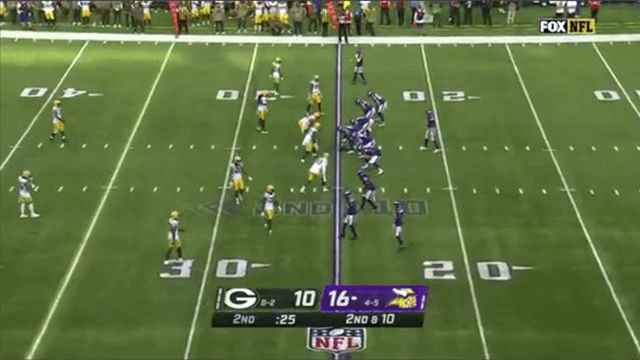
#> input picture test_images/4.png, 640 x 360 px
$ jupyter execute homography.ipynb
#> lines starting #> are read from the running program, lines starting #| are printed output that depends on the picture
Philippe Joly
2024-07-14

# Football Field Homography

This notebook implements a translation from a camera shot of a football field to a bird's view homography mapping. This is done by taking various landmarks identified on the field and by interpolationg their position on the map using known field dimensions.

## Loading Image and Features

[cell 1]
import matplotlib.pyplot as plt
import numpy as np
from PIL import Image, ImageDraw
from collections import defaultdict

[cell 2]
test_imgs = [
    "./test_images/1.jpg",
    "./test_images/2.jpg",
    "./test_images/3.png",
    "./test_images/4.png",
    "./test_images/5.png"
]

[cell 3]
img_og = Image.open(test_imgs[3])
#> img_og is the input picture: PIL image 640x360 RGB; mean R, G, B 96.1, 115.3, 67.7
img = img_og.convert('L')
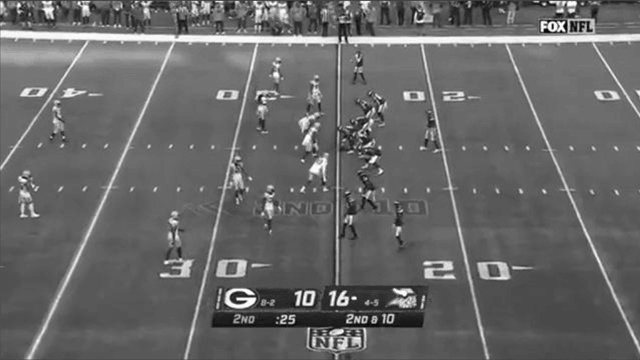
#> img: PIL image 640x360 L; min 10, max 252, mean 104.2
plt.imshow(img)

[cell 4]
# pass img through trained model to detect field features
# lines, hashmarks, and yalrd line numbers

# lbls = model(img)

# constructed example
lbls = {
    "boxes": [
        {
            "label": "hash",
            "x": 443,
            "y": 149.5,
            "width": 18,
            "height": 7
        },
        {
            "label": "hash",
            "x": 337.5,
            "y": 187,
            "width": 17,
            "height": 8
        },
        {
            "label": "hash",
            "x": 567,
            "y": 189.5,
            "width": 18,
            "height": 9
        },
        {
            "label": "hash",
            "x": 233,
            "y": 147.5,
            "width": 16,
            "height": 9
        },
        {
            "label": "edge",
            "x": 592.5,
            "y": 40.5,
            "width": 23,
            "height": 11
        },
        {
            "label": "hash",
            "x": 549.5,
            "y": 149.5,
            "width": 17,
            "height": 7
        },
        {
            "label": "hash",
            "x": 224,
            "y": 187.5,
            "width": 16,
            "height": 9
        },
        {
            "label": "hash",
            "x": 16,
            "y": 146,
            "width": 18,
            "height": 6
        },
        {
            "label": "hash",
            "x": 126,
            "y": 146.5,
            "width": 18,
            "height": 7
        },
        {
            "label": "edge",
            "x": 174,
            "y": 40,
            "width": 22,
            "height": 12
        },
        {
            "label": "hash",
            "x": 450,
            "y": 188.5,
            "width": 18,
            "height": 7
        },
        {
            "label": "hash",
            "x": 109,
            "y": 187,
            "width": 18,
            "height": 8
        },
        {
            "label": "edge",
            "x": 257.5,
            "y": 42,
            "width": 19,
            "height": 12
        },
        {
            "label": "edge",
            "x": 421,
            "y": 42.5,
            "width": 18,
            "height": 13
        },
        {
            "label": "edge",
            "x": 505,
            "y": 41.5,
            "width": 22,
            "height": 13
        },
        {
            "label": "edge",
            "x": 87.5,
            "y": 38.5,
            "width": 21,
            "height": 13
        },
        {
            "label": "edge",
            "x": 339,
            "y": 42.5,
            "width": 20,
            "height": 13
        },
        {
            "label": "30",
            "x": 205,
            "y": 268.5,
            "width": 92,
            "height": 25
        },
        {
            "label": "20",
            "x": 466.5,
            "y": 269.5,
            "width": 91,
            "height": 23
        }
    ],
    "height": 360,
    "key": "packers_v_vikings6_0.jpg",
    "width": 640
}

new_boxes = {}
for i, bbox in enumerate(lbls["boxes"]):
    new_boxes[i] = bbox

lbls["boxes"] = new_boxes

[cell 5]
def draw_lbls(img, lbls):
    draw = ImageDraw.Draw(img)

    for id, lbl in lbls["boxes"].items():
        left = int((lbl["x"] - lbl["width"]/2))
        top = int((lbl["y"] - lbl["height"]/2))
        right = int((lbl["x"] + lbl["width"]/2))
        bottom = int((lbl["y"] + lbl["height"]/2))
        draw.rectangle([left, top, right, bottom], outline="red", width=2)
        draw.text((left, bottom+10), str(lbl["label"]), fill="red")

    plt.figure(figsize=(10, 10))
    plt.imshow(img)
    plt.axis('off')
    plt.show()
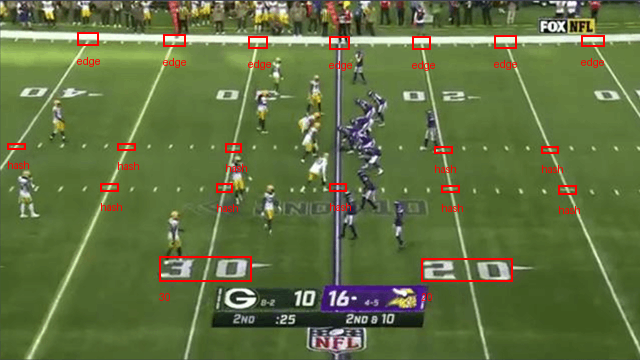
#> shown: shape (360, 640, 3); mean R, G, B 98.4, 113.1, 66.3

[cell 6]
draw_lbls(img_og, lbls)

## Hash Lines and Side Lines Detection

[cell 7]
def get_all_lines(lbls, tresh=0):
#> called with tresh = 0
    lines = []

    for a in range(len(lbls)-1):
        i = list(lbls.keys())[a]
        for b in range(a+1, len(lbls)):
            j = list(lbls.keys())[b]
            # determine the points to use on the bbox to create a max line and min line between 2 lines

            # if 1x<2x and 1y<2y -> (BL TR) (BL TR)
            # if 1x<2x and 1y>2y -> (BR TL) (BR TL)
            # if 1x>2x and 1y<2y -> (BR TL) (BR TL)
            # if 1x>2x and 1y>2y -> (BL TR) (BL TR)

            b1 = np.array([lbls[i]["x"], lbls[i]["y"]])
            t1 = np.array([lbls[i]["x"], lbls[i]["y"]])
            w1 = lbls[i]["width"]/2
            h1 = lbls[i]["height"]/2

            b2 = np.array([lbls[j]["x"], lbls[j]["y"]])
            t2 = np.array([lbls[j]["x"], lbls[j]["y"]])
            w2 = lbls[j]["width"]/2
            h2 = lbls[j]["height"]/2

            line = {
                "points": set([i, j]),
                "count": 2
            }

            x_fac = 1 if b1[0] < b2[0] else -1
            y_fac = 1 if b1[0] < b2[0] else -1

            b1[0] -= w1*x_fac*y_fac
            t1[0] += w1*x_fac*y_fac
            b2[0] -= w2*x_fac*y_fac
            t2[0] += w2*x_fac*y_fac

            b1[1] += h1
            t1[1] -= h1
            b2[1] += h2
            t2[1] -= h2

            slope_top = (t2-t1)[1]/(t2-t1)[0]
            slope_bottom = (b2-b1)[1]/(b2-b1)[0]

            line["bottom"] = {
                "point": b1,
                "slope": slope_bottom
            }
            line["top"] = {
                "point": t1,
                "slope": slope_top
            }

            for c in range(len(lbls)):
                k = list(lbls.keys())[c]
                if k != i and k != j:
                    x = lbls[k]["x"]
                    y = lbls[k]["y"]

                    top_pred = slope_top*(x-t1[0])+t1[1]
                    bottom_pred = slope_bottom*(x-b1[0])+b1[1]

                    if y <= bottom_pred + tresh and y >= top_pred - tresh:
                        line["points"].add(k)
                        line["count"] += 1

                        if line["count"] == len(lbls):
                            return [line]

            lines.append(line)

    return lines

[cell 8]
def get_best_combo(lines_sorted, counts, count_index, total_count, max_count, best_combo):
    count_1 = counts[count_index]

    if count_1*2 <= max_count or count_1 == 2:
        return best_combo

    if count_1 == total_count:
        return [lines_sorted[count_1][0], None]

    if best_combo is None:
        best_combo = [lines_sorted[count_1][0], None]
        max_count = count_1

    start_index = next(i for i, x in enumerate(counts[count_index:]) if x+count_1 <= total_count)
    if start_index is None:
        return best_combo

    for line_1 in lines_sorted[count_1]:
        for i in range(start_index, len(counts)):
            for line in lines_sorted[counts[i]]:
                if line["count"] + count_1 > max_count and line["points"].isdisjoint(line_1["points"]):
                    best_combo = [line_1, line]
                    max_count = line["count"]+ count_1

                    if max_count == total_count:
                        return best_combo

    if count_index+1 >= len(counts):
        return best_combo

    return get_best_combo(lines_sorted, counts, count_index+1, total_count, max_count, best_combo)

[cell 9]
def get_best_lines(lbls, tresh=0):
    lines = get_all_lines(lbls, tresh)
    lines_sorted = defaultdict(list)

    for line in lines:
        lines_sorted[line["count"]].append(line)

    counts = list(lines_sorted.keys())
    counts.sort(reverse=True)

    total_count = len(lbls)

    return get_best_combo(lines_sorted, counts, 0, total_count, 0, None)

[cell 10]
edge = {id: lbl for id, lbl in lbls["boxes"].items() if lbl["label"] == "edge"}

best_sides = get_best_lines(edge, tresh=0)

print(best_sides[0]["count"], best_sides[0][ "points"])
if best_sides[1] is not None:
    print(best_sides[1]["count"], best_sides[1][ "points"])
else:
    print(best_sides[1])

[cell 11]
hash = {id: lbl for id, lbl in lbls["boxes"].items() if lbl["label"] == "hash"}

best_hash = get_best_lines(hash, tresh=0)

print(best_hash[0]["count"], best_hash[0][ "points"])
if best_hash[1] is not None:
    print(best_hash[1]["count"], best_hash[1][ "points"])
else:
    print(best_hash[1])

[cell 12]
print(best_hash[1])

## Lines Drawing

Given all points on a line, apply linear regression to find the best-fit line (wrt L2 norm)

[cell 13]
def get_best_fit(ids, lbls):
    x = np.array([])
    y = np.array([])

    for id in ids:
        x = np.append(x, lbls[id]["x"])
        y = np.append(y, lbls[id]["y"])

    return np.polyfit(x, y, 1)

[cell 14]
def draw_lines(img, lines, lbls):
    lines_to_draw = []

    for line in lines:
        coeffs = [line["slope"], line["y0"]]
        lines_to_draw.append(coeffs)

    draw = ImageDraw.Draw(img)

    w = lbls["width"]
    h = lbls["height"]

    for line in lines_to_draw:
        slope = line[0]

        x0 = 0
        y0 = line[1]

        x1 = w
        y1 = slope*x1+y0

        if y0 < 0:
            x0 = np.ceil(-y0/slope)
            y0 = np.ceil(slope*x0+y0)
        elif y0 >= h:
            x0 = np.ceil((h-1-y0)/slope)
            y0 = np.floor(slope*x0+y0)

        if y1 < 0:
            x1 = np.floor(-y0/slope)
            y1 = np.ceil(slope*x1+y0)
        elif y1 >= h:
            x1 = np.floor((h-1-y0)/slope)
            y1 = np.floor(slope*x1+y1)

        draw.line((int(x0), int(y0), int(x1), int(y1)), fill="blue", width=2)

    plt.figure(figsize=(10, 10))
    plt.imshow(img)
    plt.axis('off')
    plt.show()

[cell 15]
long_lines = []
for i in range(2):
    if best_sides[i] is not None:
        long_lines.append(best_sides[i])
    if best_hash[i] is not None:
        long_lines.append(best_hash[i])

for line in long_lines:
    coeffs = get_best_fit(line["points"], lbls["boxes"])
    line["slope"] = coeffs[0]
    line["y0"] = coeffs[1]

draw_lines(img_og, long_lines, lbls)
#> in draw_lines, `plt.show()`:
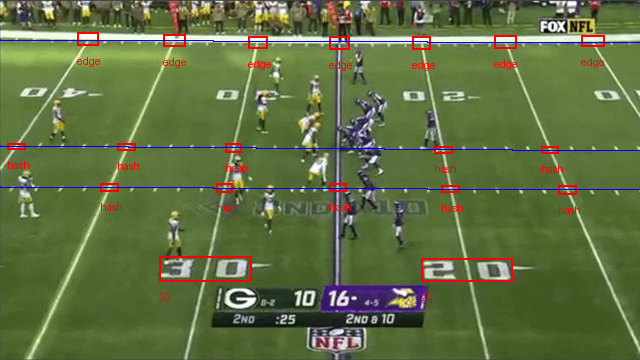
#> shown: shape (360, 640, 3); mean R, G, B 97.3, 111.9, 67.6

## Yard Line Detection

[cell 16]
def get_best_yd_line(slope_perp, id, other_lines, lbls, slopes):
    x0 = lbls[id]["x"]
    y0 = lbls[id]["y"]
    print("--", x0, y0, "--")

    best_line = {
        "slope": slope_perp,
        "points": [id],
        "count": 1
    }

    for s in slopes:
        pts = [id]
        for other_line in other_lines:
            for pId in other_line["points"]:
                h = lbls[pId]["height"]
                w = lbls[pId]["width"]
                x = lbls[pId]["x"]
                y_bottom = lbls[pId]["y"] + h/2
                y_top = lbls[pId]["y"] - h/2

                y_preds = [s*((x-w/2)-x0)+y0, s*(x-x0)+y0, s*((x+w/2)-x0)+y0]
                print(s, x,  y_top, y_preds, y_bottom)

                for y_pred in y_preds:
                    if y_pred <= y_bottom and y_pred >= y_top:
                        pts.append(pId)
                        break

        count  = len(pts)
        if count > best_line["count"]:
            if count != best_line["count"] or abs(slope_perp-s) < abs(slope_perp-best_line["slope"]):
                best_line["slope"] = s
                best_line["points"] = pts
                best_line["count"] = count

    return best_line

[cell 17]
def get_yd_lines(long_lines, lbls, sweep, subdivs):
#> called with sweep = 5, subdivs = 5
    long_lines = sorted(long_lines, key=lambda x: x["count"], reverse=True)
    longest_line = long_lines[0]

    slope_perp = -1/longest_line["slope"]
    print("slope_per", slope_perp)
    angle = np.arctan(slope_perp)
    angle_sweep = np.deg2rad(sweep)
    angles = np.linspace(angle-angle_sweep, angle+angle_sweep, subdivs)
    print("angles deg", np.rad2deg(angles))
    slopes = np.tan(angles)
    print("slopes", slopes)

    best_lines = []
    for id in longest_line["points"]:
        best_lines.append(get_best_yd_line(slope_perp, id, long_lines[1:], lbls, slopes))

    # [28 lines of commented-out code are left out]

    return best_lines

[cell 18]
yd_lines = get_yd_lines(long_lines, lbls["boxes"], 5,5)

for line in yd_lines:
    if line["count"] > 1:
        coeffs = get_best_fit(line["points"], lbls["boxes"])
        print(line["points"])
        print(coeffs[0])
        line["slope"] = coeffs[0]
        line["y0"] = coeffs[1]
    else:
        pt = lbls["boxes"][line["points"][0]]
        line["y0"] = pt["y"] - line["slope"]*pt["x"]

draw_lines(img_og, yd_lines, lbls)
#> in draw_lines (call 2), `plt.show()`:
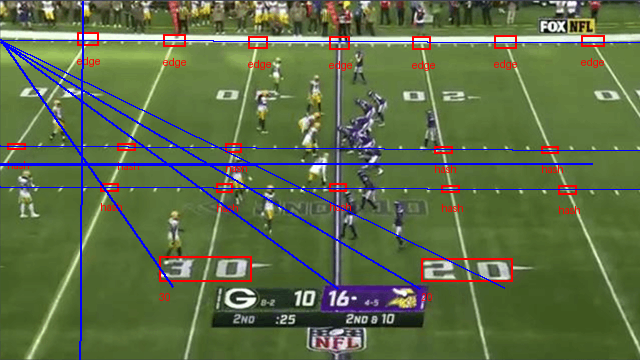
#> shown: shape (360, 640, 3); mean R, G, B 95, 109.2, 71.8

$ run again, with test_images/field2.jpg saved as test_images/4.png
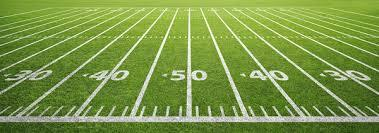
#> input picture test_images/field2.jpg, 379 x 133 px
#> img_og is the input picture: PIL image 379x133 RGB; mean R, G, B 122.2, 150.3, 70.5
#> `img = img_og.convert('L')`:
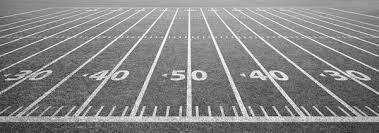
#> img: PIL image 379x133 L; min 32, max 252, mean 132.8
#> in draw_lines (call 2), `plt.show()`:
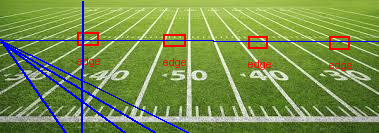
#> shown: shape (133, 379, 3); mean R, G, B 120.1, 143.1, 76.2

$ run again, with test_images/field.jpeg saved as test_images/4.png
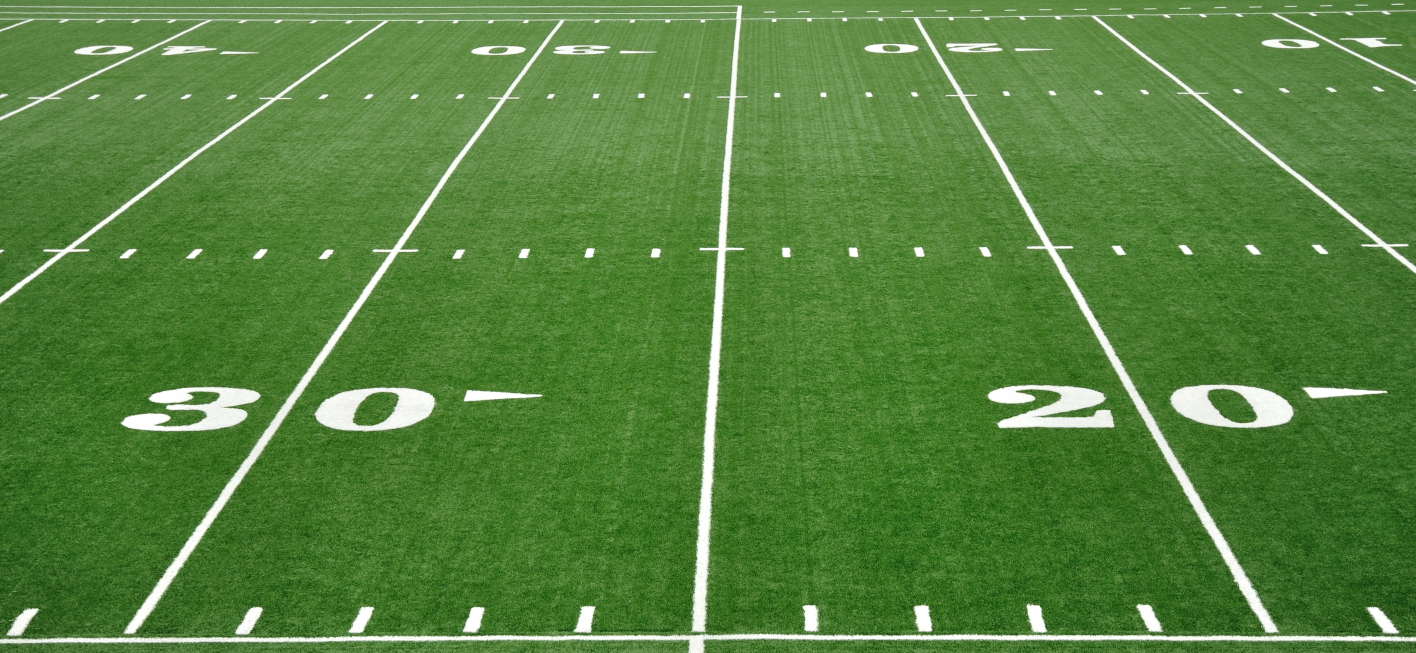
#> input picture test_images/field.jpeg, 4247 x 1959 px (shown at 1/3 size)
#> img_og is the input picture: PIL image 4247x1959 RGB; mean R, G, B 85.6, 131.1, 61.7
#> `img = img_og.convert('L')`:
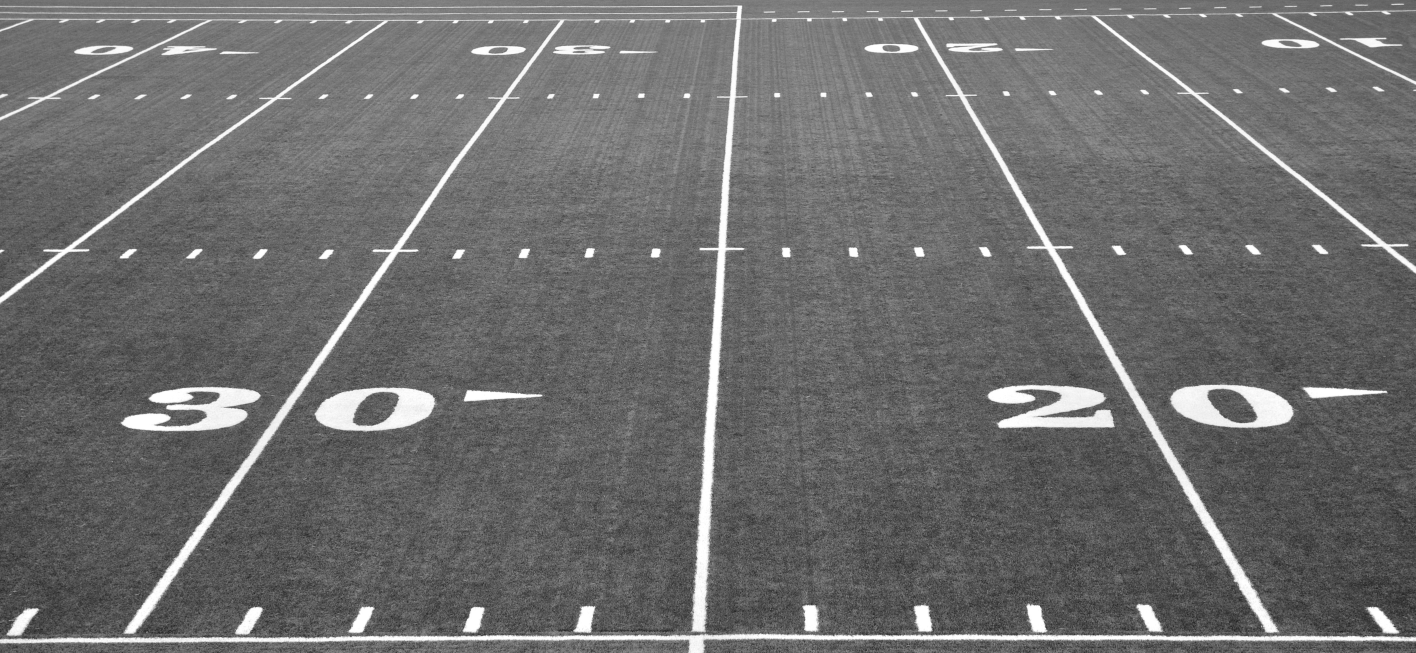
#> img: PIL image 4247x1959 L (shown at 1/3 size); min 22, max 255, mean 109.5
#> in draw_lines (call 2), `plt.show()`:
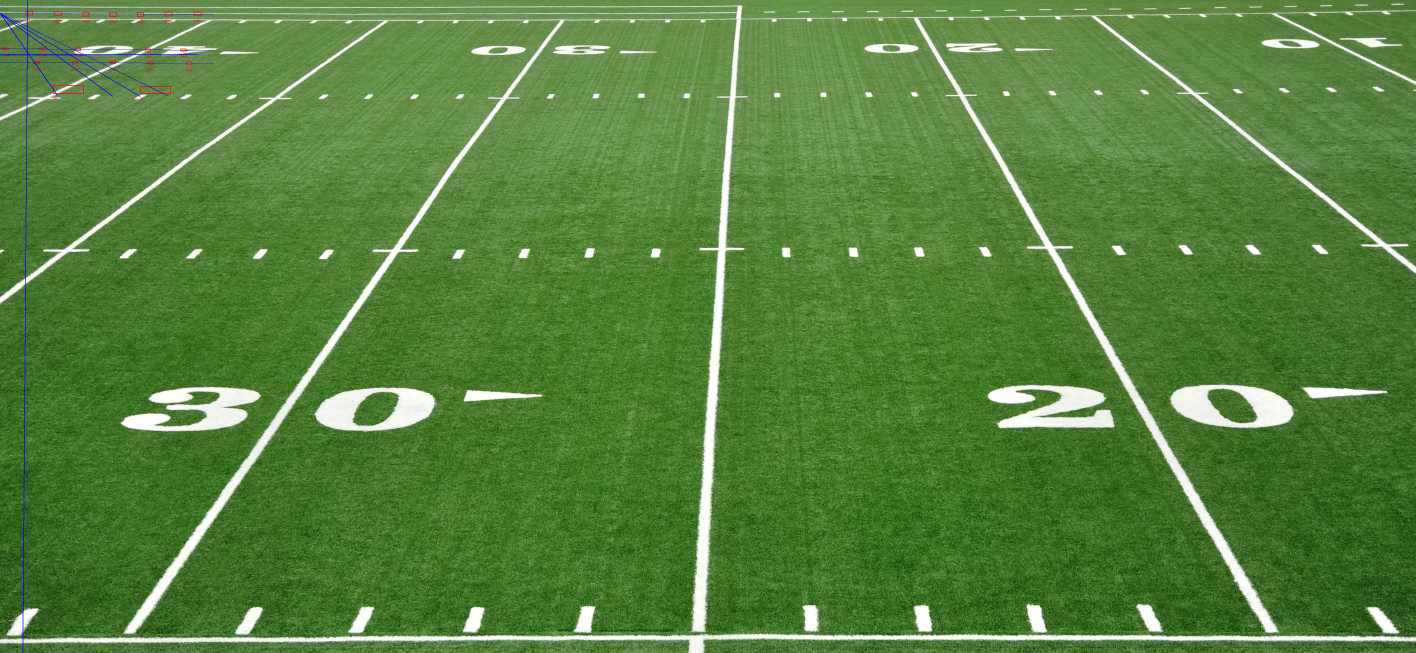
#> shown: shape (1959, 4247, 3) (shown at 1/3 size); mean R, G, B 85.5, 130.8, 61.9
